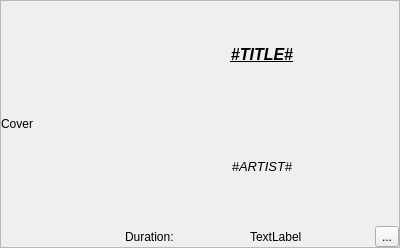
<?xml version="1.0" encoding="UTF-8"?>
<ui version="4.0">
 <class>songframe</class>
 <widget class="QFrame" name="songframe">
  <property name="geometry">
   <rect>
    <x>0</x>
    <y>0</y>
    <width>400</width>
    <height>248</height>
   </rect>
  </property>
  <property name="windowTitle">
   <string>Frame</string>
  </property>
  <property name="windowOpacity">
   <double>0.500000000000000</double>
  </property>
  <property name="autoFillBackground">
   <bool>true</bool>
  </property>
  <property name="frameShape">
   <enum>QFrame::StyledPanel</enum>
  </property>
  <property name="frameShadow">
   <enum>QFrame::Sunken</enum>
  </property>
  <layout class="QHBoxLayout" name="horizontalLayout">
   <property name="leftMargin">
    <number>0</number>
   </property>
   <property name="topMargin">
    <number>0</number>
   </property>
   <property name="rightMargin">
    <number>0</number>
   </property>
   <property name="bottomMargin">
    <number>0</number>
   </property>
   <item>
    <layout class="QHBoxLayout" name="horizontalLayout_4">
     <item>
      <widget class="QLabel" name="cover">
       <property name="minimumSize">
        <size>
         <width>96</width>
         <height>96</height>
        </size>
       </property>
       <property name="maximumSize">
        <size>
         <width>96</width>
         <height>96</height>
        </size>
       </property>
       <property name="text">
        <string>Cover</string>
       </property>
      </widget>
     </item>
     <item>
      <layout class="QVBoxLayout" name="verticalLayout_2">
       <property name="spacing">
        <number>0</number>
       </property>
       <item>
        <widget class="QLabel" name="multi">
         <property name="maximumSize">
          <size>
           <width>16</width>
           <height>16</height>
          </size>
         </property>
         <property name="text">
          <string/>
         </property>
         <property name="pixmap">
          <pixmap resource="ultraedit.qrc">:/images/multi.png</pixmap>
         </property>
         <property name="scaledContents">
          <bool>true</bool>
         </property>
        </widget>
       </item>
       <item>
        <widget class="QLabel" name="freestyle">
         <property name="maximumSize">
          <size>
           <width>16</width>
           <height>16</height>
          </size>
         </property>
         <property name="text">
          <string/>
         </property>
         <property name="pixmap">
          <pixmap resource="ultraedit.qrc">:/images/freestyle.png</pixmap>
         </property>
         <property name="scaledContents">
          <bool>true</bool>
         </property>
        </widget>
       </item>
       <item>
        <widget class="QLabel" name="golden">
         <property name="maximumSize">
          <size>
           <width>16</width>
           <height>16</height>
          </size>
         </property>
         <property name="text">
          <string/>
         </property>
         <property name="pixmap">
          <pixmap resource="ultraedit.qrc">:/images/note.png</pixmap>
         </property>
         <property name="scaledContents">
          <bool>true</bool>
         </property>
        </widget>
       </item>
       <item>
        <widget class="QLabel" name="background">
         <property name="maximumSize">
          <size>
           <width>16</width>
           <height>16</height>
          </size>
         </property>
         <property name="text">
          <string/>
         </property>
         <property name="pixmap">
          <pixmap resource="ultraedit.qrc">:/images/landscape.png</pixmap>
         </property>
         <property name="scaledContents">
          <bool>true</bool>
         </property>
        </widget>
       </item>
       <item>
        <widget class="QLabel" name="video">
         <property name="maximumSize">
          <size>
           <width>16</width>
           <height>16</height>
          </size>
         </property>
         <property name="text">
          <string/>
         </property>
         <property name="pixmap">
          <pixmap resource="ultraedit.qrc">:/images/video.png</pixmap>
         </property>
         <property name="scaledContents">
          <bool>true</bool>
         </property>
        </widget>
       </item>
      </layout>
     </item>
    </layout>
   </item>
   <item>
    <layout class="QVBoxLayout" name="verticalLayout">
     <item>
      <widget class="QLabel" name="title">
       <property name="text">
        <string>&lt;html&gt;&lt;head/&gt;&lt;body&gt;&lt;p align=&quot;center&quot;&gt;&lt;span style=&quot; font-size:12pt; font-weight:600; font-style:italic; text-decoration: underline;&quot;&gt;#TITLE#&lt;/span&gt;&lt;/p&gt;&lt;/body&gt;&lt;/html&gt;</string>
       </property>
      </widget>
     </item>
     <item>
      <widget class="QLabel" name="artist">
       <property name="text">
        <string>&lt;html&gt;&lt;head/&gt;&lt;body&gt;&lt;p align=&quot;center&quot;&gt;&lt;span style=&quot; font-size:10pt; font-style:italic;&quot;&gt;#ARTIST#&lt;/span&gt;&lt;/p&gt;&lt;/body&gt;&lt;/html&gt;</string>
       </property>
      </widget>
     </item>
     <item>
      <layout class="QHBoxLayout" name="horizontalLayout_3">
       <item>
        <widget class="QLabel" name="label">
         <property name="text">
          <string>Duration:</string>
         </property>
        </widget>
       </item>
       <item>
        <widget class="QLabel" name="duration">
         <property name="text">
          <string>TextLabel</string>
         </property>
        </widget>
       </item>
       <item>
        <widget class="QToolButton" name="playMedia">
         <property name="text">
          <string>...</string>
         </property>
         <property name="icon">
          <iconset theme="media-playback-start">
           <normaloff/>
          </iconset>
         </property>
        </widget>
       </item>
      </layout>
     </item>
    </layout>
   </item>
  </layout>
 </widget>
 <resources>
  <include location="ultraedit.qrc"/>
 </resources>
 <connections/>
</ui>
